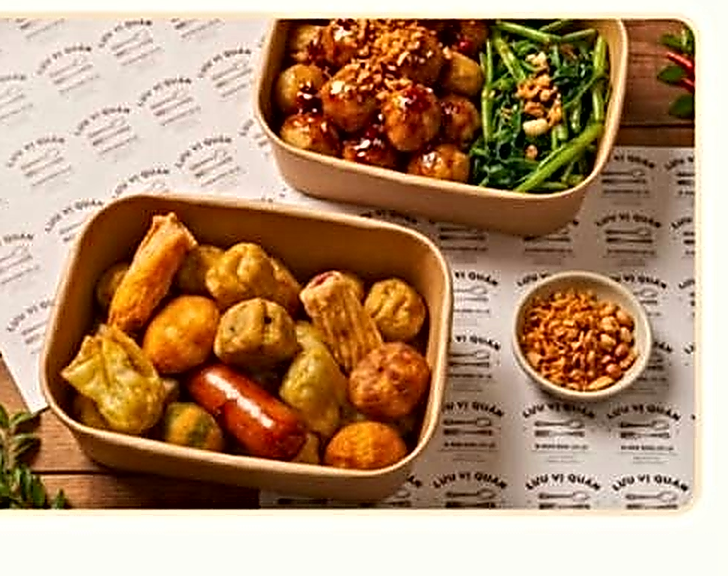
#> input picture marketing/luu-vi-quan-video/assets/photos/enhanced/comboPhoto.png, 1455 x 1152 px (shown at 1/2 size)
$ python -i enhance-crops.py   (imports and definitions only)
#> lines starting #> are read from the running program, lines starting #| are printed output that depends on the picture
#> further down, picture is the input picture: PIL image 1455x1152 RGB; mean R, G, B 176, 139.8, 108
#!/usr/bin/env python3
"""Rescue the small product shots that live inside the printed menu.

Those crops are only 290-490 px wide in the source poster, so putting them on a
1080 px frame means a ~3x blow-up and the film shader was left doing that with
plain bilinear filtering - soft, mushy edges.

This script does the enlargement once, offline, where we can afford to be
careful about it:

  1. split into luma / chroma - JPEG throws most of its detail away in chroma,
     so smoothing chroma removes colour mottling without touching real detail
  2. enlarge 3x with Lanczos (a much better kernel than the GPU's bilinear)
  3. unsharp-mask the luma only, at a radius matched to the new pixel size, so
     edges come back without colour fringing
  4. a gentle local-contrast lift, which is what actually reads as "sharper"

The result is written to assets/photos/enhanced/ and used through
scene/photos.js like any other source photo.

    python3 scripts/enhance-crops.py
"""

from __future__ import annotations

import json
import pathlib

import numpy as np
from PIL import Image, ImageFilter

ROOT = pathlib.Path(__file__).resolve().parent.parent
OUT_DIR = ROOT / 'assets' / 'photos' / 'enhanced'

# Regions worth rescuing: everything we show as a card, i.e. every crop that
# comes out of a printed menu rather than out of a real photograph.
TARGETS = ['nemSongTray', 'nemChienBowls', 'comboPhoto', 'miTronPhoto', 'miTronCheese',
           'fruitDam', 'fruitMix', 'fruitBox']

SCALE = 3


def local_contrast(luma: np.ndarray, radius: float = 22.0, strength: float = 0.35) -> np.ndarray:
    """Lift local contrast (a poor man's CLAHE) - what the eye reads as detail."""
    blurred = np.asarray(
        Image.fromarray(luma).filter(ImageFilter.GaussianBlur(radius)), dtype=np.float32
    )
    detail = luma.astype(np.float32) - blurred
    return np.clip(luma.astype(np.float32) + detail * strength, 0, 255).astype(np.uint8)


def enhance(img: Image.Image) -> Image.Image:
    y, cb, cr = img.convert('YCbCr').split()
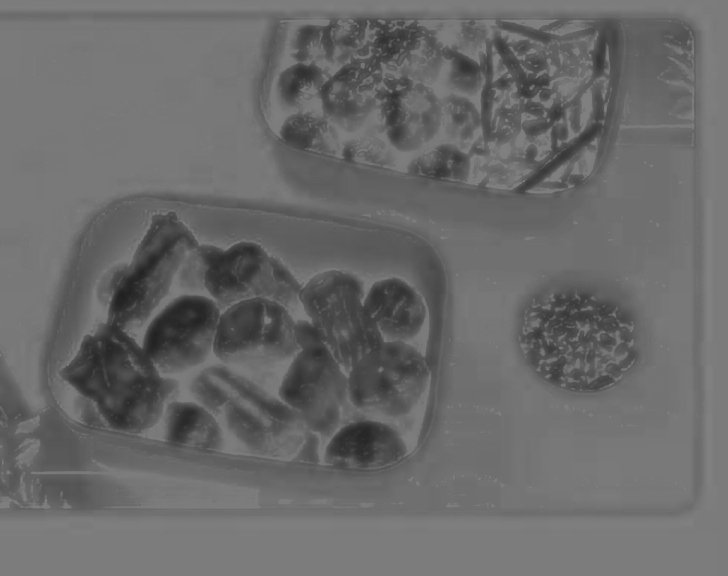
#> cb: PIL image 1455x1152 L (shown at 1/2 size); min 32, max 128, mean 105.5
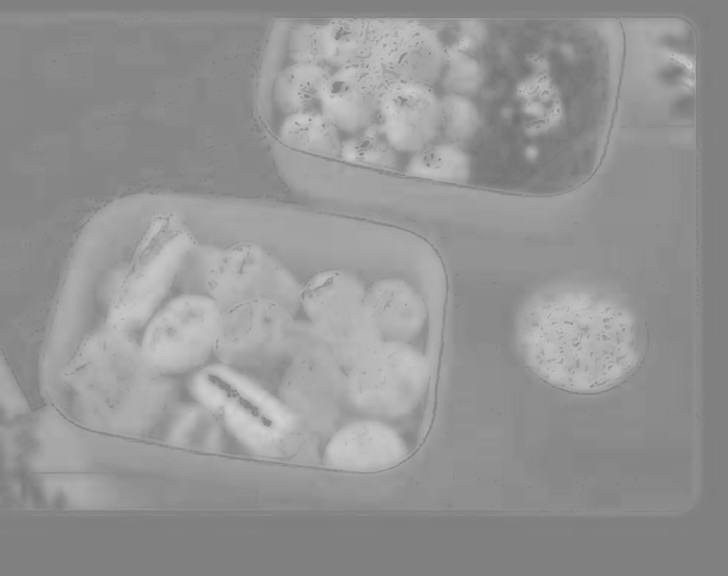
#> cr: PIL image 1455x1152 L (shown at 1/2 size); min 110, max 210, mean 148.3

    # chroma carries almost no real detail at this size - smooth the JPEG mottle
    cb = cb.filter(ImageFilter.GaussianBlur(1.1))
    cr = cr.filter(ImageFilter.GaussianBlur(1.1))

    w, h = img.size
    size = (w * SCALE, h * SCALE)
    y = y.resize(size, Image.LANCZOS)
#> y: PIL image 4365x3456 L
    cb = cb.resize(size, Image.LANCZOS)
#> cb: PIL image 4365x3456 L
    cr = cr.resize(size, Image.LANCZOS)
#> cr: PIL image 4365x3456 L

    y = y.filter(ImageFilter.UnsharpMask(radius=SCALE * 0.9, percent=145, threshold=2))
    y = Image.fromarray(local_contrast(np.asarray(y)))
#> in local_contrast, `blurred = np.asarray( Image.fromarray(luma).filter(ImageFilter.Gaussia..`:
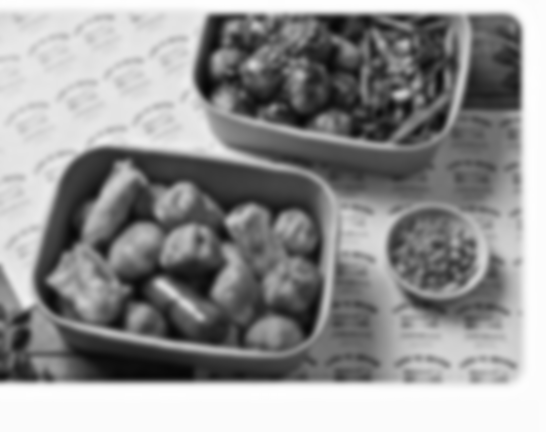
#> blurred: shape (3456, 4365) float32 (shown at 1/8 size); min 6, max 254, mean 146.5
#> in local_contrast, `detail = luma.astype(np.float32) - blurred`:
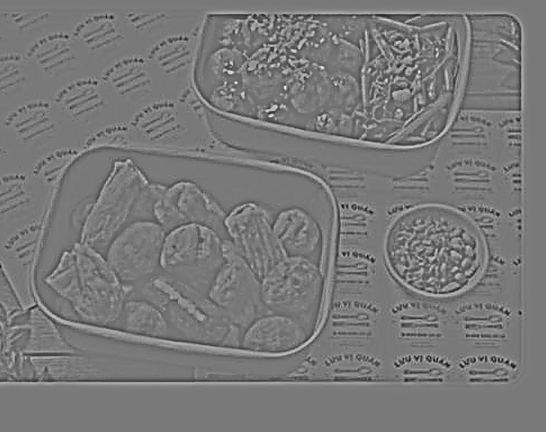
#> detail: shape (3456, 4365) float32 (shown at 1/8 size); min -192, max 212, mean 0; drawn with min black and max white
#> in local_contrast, `return np.clip(luma.astype(np.float32) + detail * strength, 0, 255).as..`:
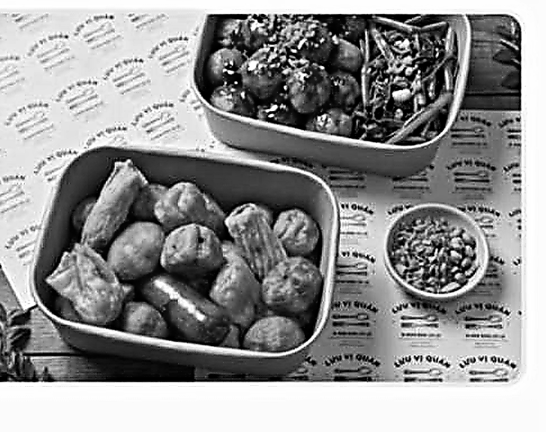
#> returned value: shape (3456, 4365) (shown at 1/8 size); min 0, max 255, mean 146.1

    out = Image.merge('YCbCr', (y, cb, cr)).convert('RGB')
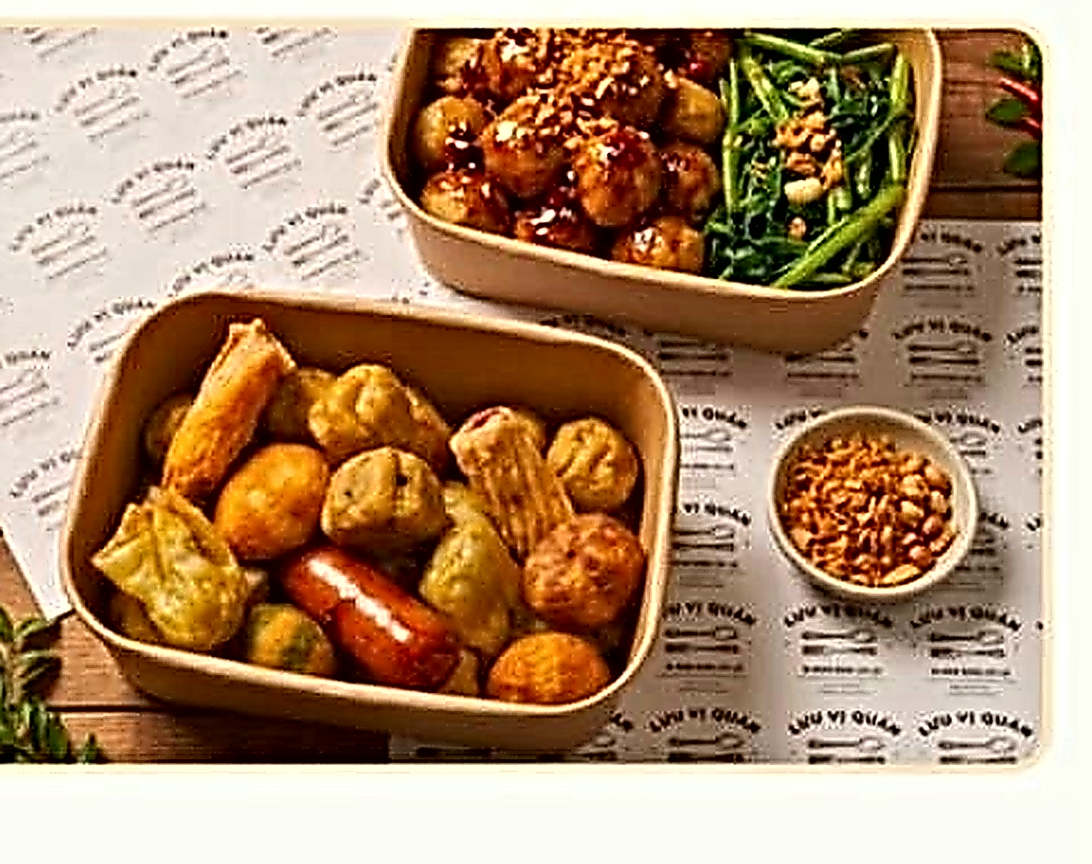
#> out: PIL image 4365x3456 RGB (shown at 1/4 size); mean R, G, B 173.3, 139.4, 108.1

    # a last very small high-frequency pass to crisp the edges after the merge
    return out.filter(ImageFilter.UnsharpMask(radius=1.4, percent=55, threshold=3))
#> returned value: PIL image 4365x3456 RGB


# [43 lines left out: function main, not called in this run]


# [2 lines not run here, left out]

>>> from PIL import Image
>>> picture = Image.open('../assets/photos/enhanced/comboPhoto.png')
>>> result = enhance(picture)

$ run again, on marketing/luu-vi-quan-video/assets/photos/enhanced/miTronCheese.png
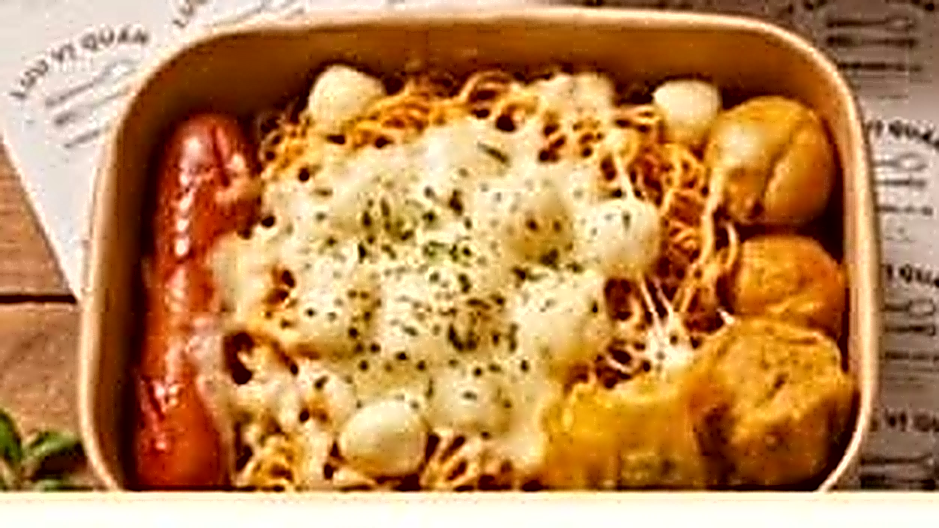
#> input picture marketing/luu-vi-quan-video/assets/photos/enhanced/miTronCheese.png, 939 x 528 px
#> picture is the input picture: PIL image 939x528 RGB; mean R, G, B 189, 135.7, 82.9
#> in local_contrast, `return np.clip(luma.astype(np.float32) + detail * strength, 0, 255).as..`:
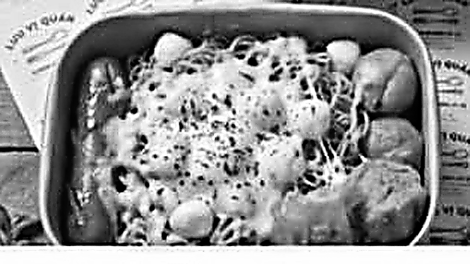
#> returned value: shape (1584, 2817) (shown at 1/6 size); min 0, max 255, mean 144.7
#> in enhance, `out = Image.merge('YCbCr', (y, cb, cr)).convert('RGB')`:
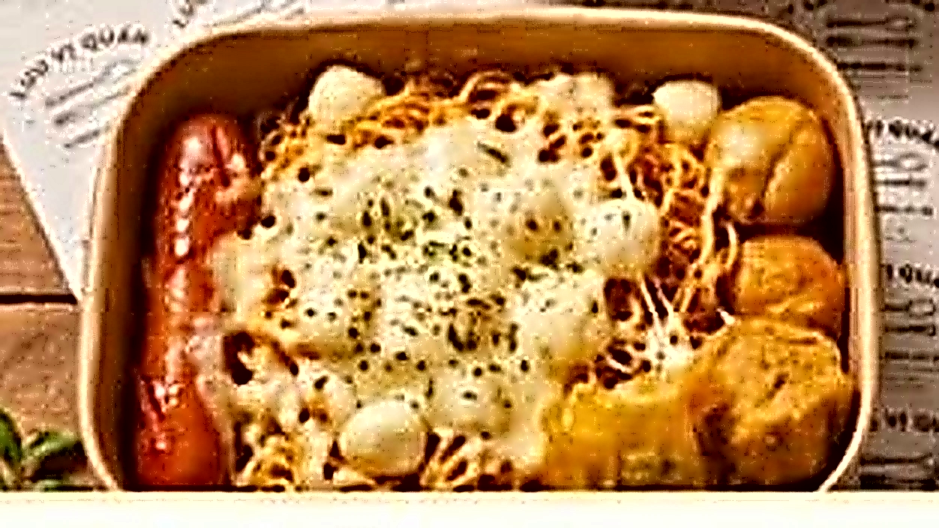
#> out: PIL image 2817x1584 RGB (shown at 1/3 size); mean R, G, B 185, 135.4, 84

$ run again, on marketing/luu-vi-quan-video/assets/photos/enhanced/miTronPhoto.png
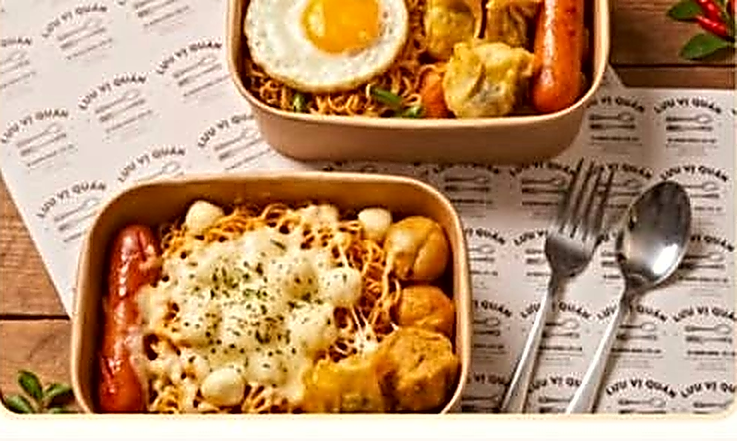
#> input picture marketing/luu-vi-quan-video/assets/photos/enhanced/miTronPhoto.png, 1473 x 882 px (shown at 1/2 size)
#> picture is the input picture: PIL image 1473x882 RGB; mean R, G, B 186, 145.3, 107.9
#> in local_contrast, `return np.clip(luma.astype(np.float32) + detail * strength, 0, 255).as..`:
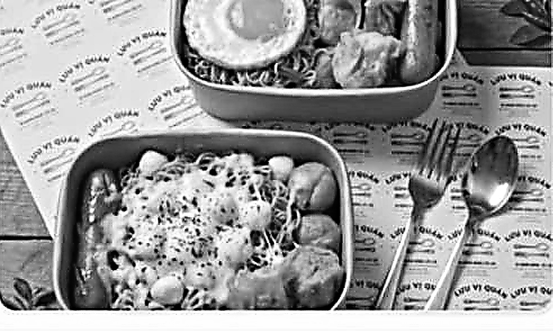
#> returned value: shape (2646, 4419) (shown at 1/8 size); min 0, max 255, mean 152.2
#> in enhance, `out = Image.merge('YCbCr', (y, cb, cr)).convert('RGB')`:
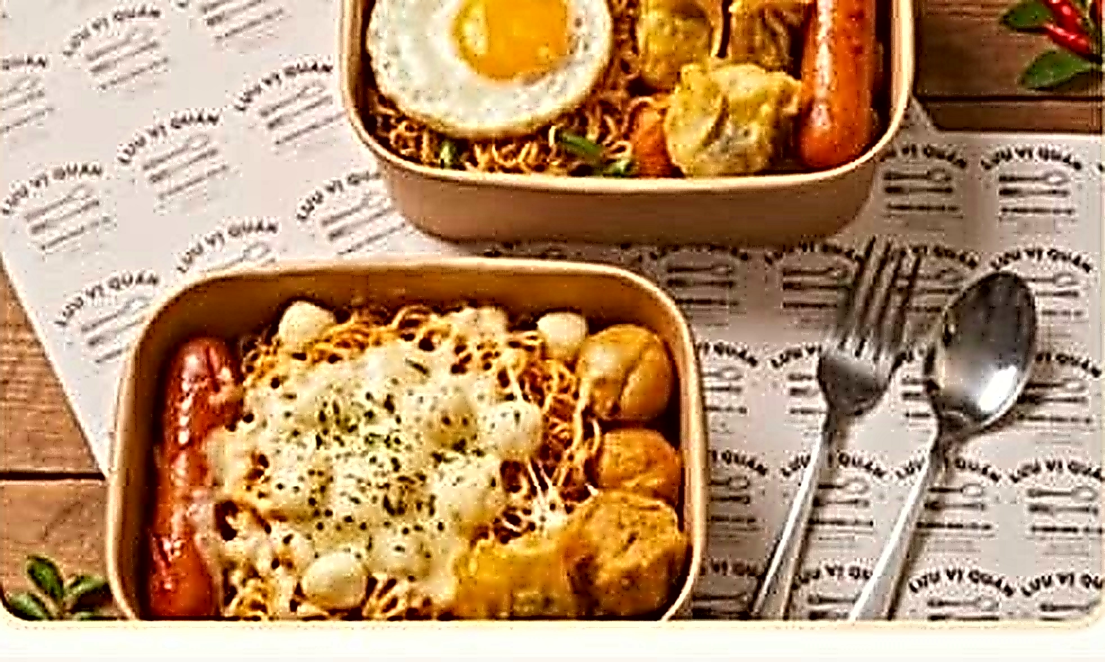
#> out: PIL image 4419x2646 RGB (shown at 1/4 size); mean R, G, B 182.8, 144.7, 107.6
